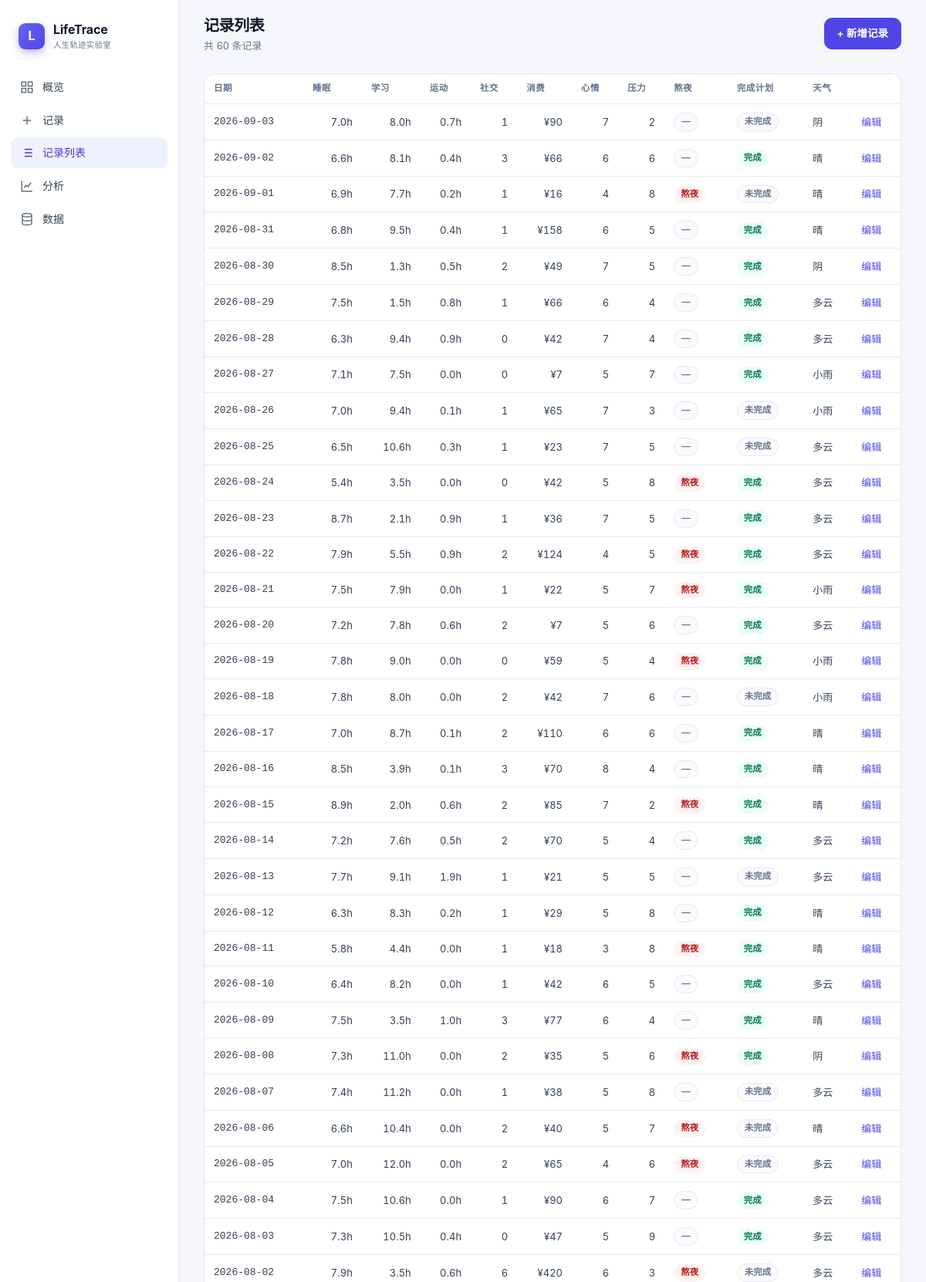
Page /records (upper part) on the committed database.
### app/models.py (models this page shows, shortened)
class DailyRecord(Base):
    __tablename__ = "daily_records"
    id: Mapped[int] = mapped_column(Integer, primary_key=True, index=True)
    date: Mapped[date] = mapped_column(Date, unique=True, index=True, nullable=False)
    sleep_hours: Mapped[float] = mapped_column(Float, default=0.0)
    study_hours: Mapped[float] = mapped_column(Float, default=0.0)
    exercise_hours: Mapped[float] = mapped_column(Float, default=0.0)
    entertainment_hours: Mapped[float] = mapped_column(Float, default=0.0)
    social_count: Mapped[int] = mapped_column(Integer, default=0)
    spending: Mapped[float] = mapped_column(Float, default=0.0)
    mood: Mapped[int] = mapped_column(Integer, default=5)
    stress: Mapped[int] = mapped_column(Integer, default=5)
    stay_up_late: Mapped[bool] = mapped_column(Boolean, default=False)
    plan_completed: Mapped[bool] = mapped_column(Boolean, default=False)
    note: Mapped[str] = mapped_column(Text, default="")
    weather: Mapped[str] = mapped_column(String(64), default="")
    created_at: Mapped[datetime] = mapped_column(DateTime, default=datetime.now)
    updated_at: Mapped[datetime] = mapped_column(
        DateTime, default=datetime.now, onupdate=datetime.now
    )

### app/routers/records.py (the view)
@router.get("/records", response_class=HTMLResponse)
def records_page(request: Request, db: Session = Depends(get_db)):
    items = crud.list_records(db, order="desc")
    return templates.TemplateResponse(
        request,
        "records.html",
        {
            "active": "records",
            "records": items,
        },
    )

### templates/records.html (shortened to what this page needs)
{% extends "base.html" %}
{% block content %}
<header class="topbar">
  <div>
    <h1>记录列表</h1>
    <div class="meta">共 {{ records | length }} 条记录</div>
  </div>
  <a href="/record" class="btn primary">+ 新增记录</a>
</header>
<div class="content">
  <div class="card" style="padding:0;overflow:hidden;">
    <table class="table">
      <thead>
        <tr>
          <th>日期</th>
          <th class="num">睡眠</th>
          <th class="num">学习</th>
          <th class="num">运动</th>
          <th class="num">社交</th>
          <th class="num">消费</th>
          <th class="num">心情</th>
          <th class="num">压力</th>
          <th>熬夜</th>
          <th>完成计划</th>
          <th>天气</th>
          <th></th>
        </tr>
      </thead>
      <tbody>
        {% for r in records %}
        <tr>
          <td class="mono">{{ r.date }}</td>
          <td class="num">{{ r.sleep_hours }}h</td>
          <td class="num">{{ r.study_hours }}h</td>
          <td class="num">{{ r.exercise_hours }}h</td>
          <td class="num">{{ r.social_count }}</td>
          <td class="num">¥{{ '%.0f' | format(r.spending) }}</td>
          <td class="num">{{ r.mood }}</td>
          <td class="num">{{ r.stress }}</td>
          <td>{% if r.stay_up_late %}<span class="badge red">熬夜</span>{% else %}<span class="badge gray">—</span>{% endif %}</td>
          <td>{% if r.plan_completed %}<span class="badge green">完成</span>{% else %}<span class="badge gray">未完成</span>{% endif %}</td>
          <td>{{ r.weather }}</td>
          <td><a href="/record?day={{ r.date }}">编辑</a></td>
        </tr>
        {% endfor %}
      </tbody>
    </table>
  </div>
</div>
{% endblock %}

### static/css/style.css (style rules this page uses)
:root { --bg: #f6f7fb; --surface: #ffffff; --surface-2: #fbfbfe; --ink: #0f172a; --ink-2: #334155; --muted: #64748b; --muted-2: #94a3b8; --border: #e7e9f1; --border-strong: #d8dbe7; --primary: #4f46e5; --primary-600: #4338ca; --primary-soft: #eef2ff; --green: #10b981; --green-soft: #ecfdf5; --amber: #f59e0b; --amber-soft: #fffbeb; --red: #ef4444; --red-soft: #fef2f2; --cyan: #06b6d4; --violet: #8b5cf6; --radius: 14px; --radius-sm: 10px; --shadow-sm: 0 1px 2px rgba(15, 23, 42, 0.04); --shadow: 0 1px 3px rgba(15, 23, 42, 0.05), 0 8px 24px rgba(15, 23, 42, 0.05); --shadow-lg: 0 12px 40px rgba(15, 23, 42, 0.10); --sidebar-w: 232px; --font: "Inter", -apple-system, BlinkMacSystemFont, "Segoe UI", "PingFang SC", "Hiragino Sans GB", "Microsoft YaHei", sans-serif; --mono: "SF Mono", "JetBrains Mono", ui-monospace, "Cascadia Code", monospace; }
* { box-sizing: border-box; }
html, body { margin: 0; padding: 0; background: var(--bg); color: var(--ink); font-family: var(--font); font-size: 14px; line-height: 1.55; -webkit-font-smoothing: antialiased; text-rendering: optimizeLegibility; }
a { color: var(--primary); text-decoration: none; }
.topbar { display: flex; align-items: center; justify-content: space-between; padding: 18px 32px; background: rgba(246, 247, 251, 0.85); backdrop-filter: blur(8px); position: sticky; top: 0; z-index: 10; }
.topbar h1 { margin: 0; font-size: 20px; letter-spacing: -0.02em; }
.topbar .meta { color: var(--muted); font-size: 13px; }
.content { padding: 8px 32px 48px; }
.card { background: var(--surface); border: 1px solid var(--border); border-radius: var(--radius); padding: 20px; box-shadow: var(--shadow-sm); }
.badge { display: inline-flex; align-items: center; gap: 4px; padding: 2px 9px; border-radius: 999px; font-size: 11.5px; font-weight: 600; }
.badge.green { background: var(--green-soft); color: #047857; }
.badge.red { background: var(--red-soft); color: #b91c1c; }
.badge.gray { background: var(--surface-2); color: var(--muted); border: 1px solid var(--border); }
.table { width: 100%; border-collapse: collapse; font-size: 13px; }
.table th { text-align: left; padding: 10px 12px; color: var(--muted); font-weight: 600; font-size: 11.5px; text-transform: uppercase; letter-spacing: 0.04em; border-bottom: 1px solid var(--border); }
.table td { padding: 11px 12px; border-bottom: 1px solid var(--border); color: var(--ink-2); }
.num { font-variant-numeric: tabular-nums; text-align: right; }
.btn { display: inline-flex; align-items: center; justify-content: center; gap: 7px; padding: 9px 16px; border-radius: var(--radius-sm); border: 1px solid var(--border-strong); background: var(--surface); color: var(--ink-2); font-family: var(--font); font-size: 13.5px; font-weight: 600; cursor: pointer; transition: all 0.14s; }
.btn.primary { background: var(--primary); border-color: var(--primary); color: #fff; }
.mono { font-family: var(--mono); }

### rows in the picture
DailyRecord: date "2026-09-03", sleep_hours "7.0", study_hours "8.0", exercise_hours "0.7", social_count "1", spending "90", mood "7", stress "2", plan_completed "未完成", weather "阴"
DailyRecord: date "2026-09-02", sleep_hours "6.6", study_hours "8.1", exercise_hours "0.4", social_count "3", spending "66", mood "6", stress "6", plan_completed "完成", weather "晴"
DailyRecord: date "2026-09-01", sleep_hours "6.9", study_hours "7.7", exercise_hours "0.2", social_count "1", spending "16", mood "4", stress "8", stay_up_late "熬夜", plan_completed "未完成", weather "晴"
DailyRecord: date "2026-08-31", sleep_hours "6.8", study_hours "9.5", exercise_hours "0.4", social_count "1", spending "158", mood "6", stress "5", plan_completed "完成", weather "晴"
DailyRecord: date "2026-08-30", sleep_hours "8.5", study_hours "1.3", exercise_hours "0.5", social_count "2", spending "49", mood "7", stress "5", plan_completed "完成", weather "阴"
DailyRecord: date "2026-08-29", sleep_hours "7.5", study_hours "1.5", exercise_hours "0.8", social_count "1", spending "66", mood "6", stress "4", plan_completed "完成", weather "多云"
DailyRecord: date "2026-08-28", sleep_hours "6.3", study_hours "9.4", exercise_hours "0.9", social_count "0", spending "42", mood "7", stress "4", plan_completed "完成", weather "多云"
DailyRecord: date "2026-08-27", sleep_hours "7.1", study_hours "7.5", exercise_hours "0.0", social_count "0", spending "7", mood "5", stress "7", plan_completed "完成", weather "小雨"
DailyRecord: date "2026-08-26", sleep_hours "7.0", study_hours "9.4", exercise_hours "0.1", social_count "1", spending "65", mood "7", stress "3", plan_completed "未完成", weather "小雨"
DailyRecord: date "2026-08-25", sleep_hours "6.5", study_hours "10.6", exercise_hours "0.3", social_count "1", spending "23", mood "7", stress "5", plan_completed "未完成", weather "多云"
DailyRecord: date "2026-08-24", sleep_hours "5.4", study_hours "3.5", exercise_hours "0.0", social_count "0", spending "42", mood "5", stress "8", stay_up_late "熬夜", plan_completed "完成", weather "多云"
DailyRecord: date "2026-08-23", sleep_hours "8.7", study_hours "2.1", exercise_hours "0.9", social_count "1", spending "36", mood "7", stress "5", plan_completed "完成", weather "多云"
DailyRecord: date "2026-08-22", sleep_hours "7.9", study_hours "5.5", exercise_hours "0.9", social_count "2", spending "124", mood "4", stress "5", stay_up_late "熬夜", plan_completed "完成", weather "多云"
DailyRecord: date "2026-08-21", sleep_hours "7.5", study_hours "7.9", exercise_hours "0.0", social_count "1", spending "22", mood "5", stress "7", stay_up_late "熬夜", plan_completed "完成", weather "小雨"
DailyRecord: date "2026-08-20", sleep_hours "7.2", study_hours "7.8", exercise_hours "0.6", social_count "2", spending "7", mood "5", stress "6", plan_completed "完成", weather "多云"
DailyRecord: date "2026-08-19", sleep_hours "7.8", study_hours "9.0", exercise_hours "0.0", social_count "0", spending "59", mood "5", stress "4", stay_up_late "熬夜", plan_completed "完成", weather "小雨"
DailyRecord: date "2026-08-18", sleep_hours "7.8", study_hours "8.0", exercise_hours "0.0", social_count "2", spending "42", mood "7", stress "6", plan_completed "未完成", weather "小雨"
DailyRecord: date "2026-08-17", sleep_hours "7.0", study_hours "8.7", exercise_hours "0.1", social_count "2", spending "110", mood "6", stress "6", plan_completed "完成", weather "晴"
DailyRecord: date "2026-08-16", sleep_hours "8.5", study_hours "3.9", exercise_hours "0.1", social_count "3", spending "70", mood "8", stress "4", plan_completed "完成", weather "晴"
DailyRecord: date "2026-08-15", sleep_hours "8.9", study_hours "2.0", exercise_hours "0.6", social_count "2", spending "85", mood "7", stress "2", stay_up_late "熬夜", plan_completed "完成", weather "晴"
DailyRecord: date "2026-08-14", sleep_hours "7.2", study_hours "7.6", exercise_hours "0.5", social_count "2", spending "70", mood "5", stress "4", plan_completed "完成", weather "多云"
DailyRecord: date "2026-08-13", sleep_hours "7.7", study_hours "9.1", exercise_hours "1.9", social_count "1", spending "21", mood "5", stress "5", plan_completed "未完成", weather "多云"
DailyRecord: date "2026-08-12", sleep_hours "6.3", study_hours "8.3", exercise_hours "0.2", social_count "1", spending "29", mood "5", stress "8", plan_completed "完成", weather "晴"
DailyRecord: date "2026-08-11", sleep_hours "5.8", study_hours "4.4", exercise_hours "0.0", social_count "1", spending "18", mood "3", stress "8", stay_up_late "熬夜", plan_completed "完成", weather "晴"
DailyRecord: date "2026-08-10", sleep_hours "6.4", study_hours "8.2", exercise_hours "0.0", social_count "1", spending "42", mood "6", stress "5", plan_completed "完成", weather "多云"
DailyRecord: date "2026-08-09", sleep_hours "7.5", study_hours "3.5", exercise_hours "1.0", social_count "3", spending "77", mood "6", stress "4", plan_completed "完成", weather "晴"
DailyRecord: date "2026-08-08", sleep_hours "7.3", study_hours "11.0", exercise_hours "0.0", social_count "2", spending "35", mood "5", stress "6", stay_up_late "熬夜", plan_completed "完成", weather "阴"
DailyRecord: date "2026-08-07", sleep_hours "7.4", study_hours "11.2", exercise_hours "0.0", social_count "1", spending "38", mood "5", stress "8", plan_completed "未完成", weather "多云"
DailyRecord: date "2026-08-06", sleep_hours "6.6", study_hours "10.4", exercise_hours "0.0", social_count "2", spending "40", mood "5", stress "7", stay_up_late "熬夜", plan_completed "未完成", weather "晴"
DailyRecord: date "2026-08-05", sleep_hours "7.0", study_hours "12.0", exercise_hours "0.0", social_count "2", spending "65", mood "4", stress "6", stay_up_late "熬夜", plan_completed "未完成", weather "多云"
DailyRecord: date "2026-08-04", sleep_hours "7.5", study_hours "10.6", exercise_hours "0.0", social_count "1", spending "90", mood "6", stress "7", plan_completed "完成", weather "多云"
DailyRecord: date "2026-08-03", sleep_hours "7.3", study_hours "10.5", exercise_hours "0.4", social_count "0", spending "47", mood "5", stress "9", plan_completed "完成", weather "多云"
DailyRecord: date "2026-08-02", sleep_hours "7.9", study_hours "3.5", exercise_hours "0.6", social_count "6", spending "420", mood "6", stress "3", stay_up_late "熬夜", plan_completed "未完成", weather "多云"

### other values in the picture
{{ records | length }} "60"
